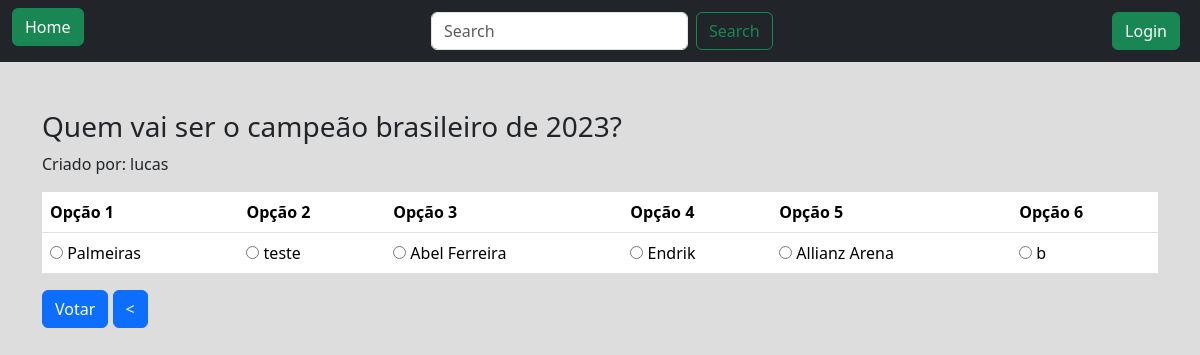
The app's page /detalhe-enquete/13/ with its own data.
### forms/models.py (models this page shows)
class Enquete(models.Model):
    pergunta = models.CharField(max_length=255)
    opcao1 = models.CharField(max_length=255)
    opcao2 = models.CharField(max_length=255)
    opcao3 = models.CharField(max_length=255)
    opcao4 = models.CharField(max_length=255)
    opcao5 = models.CharField(max_length=255)
    opcao6 = models.CharField(max_length=255)
    opcao1_resultado = models.IntegerField(default=0)
    opcao2_resultado = models.IntegerField(default=0)
    opcao3_resultado = models.IntegerField(default=0)
    opcao4_resultado = models.IntegerField(default=0)
    opcao5_resultado = models.IntegerField(default=0)
    opcao6_resultado = models.IntegerField(default=0)
    criador = models.ForeignKey(User, blank=False, on_delete=models.CASCADE)
    finalizado = models.BooleanField(default=True)

### forms/views.py (the view)
# urls.py: path('detalhe-enquete/<int:id>/', views.detalhe, name='detalhe-enquete'),
def detalhe(request, id):
    enquete = Enquete.objects.get(id=id)
    return render(request, "pages/detalhe_enquete.html", {"enquete": enquete})

### forms/templates/pages/detalhe_enquete.html (shortened to what this page needs)
<!DOCTYPE html>
<html lang="en">
  <head>
    <link
      rel="stylesheet"
      href="https://cdn.jsdelivr.net/npm/bootstrap@5.3.2/dist/css/bootstrap.min.css"
    />
  </head>
  <body style="background-color: #ddd">
    <nav class="navbar navbar-expand-lg bg-dark">
      <div class="container-fluid">
        <div class="d-flex">
          <h5>
            <a class="btn btn-success me-2" href="{% url 'home' %}">Home</a>
          </h5>
        </div>
        <form class="d-flex" role="search" action="{% url 'buscar-enquete' %}">
          <input
            class="form-control me-2"
            type="search"
            placeholder="Search"
            aria-label="Search"
            name="q"
          />
          <button class="btn btn-outline-success" type="submit">Search</button>
        </form>
        <div class="d-flex">
          {% if request.user.is_authenticated %}
          <a class="btn btn-danger me-2" href="{% url 'logout' %}">Logout</a>
          {% else %}
          <a class="btn btn-success me-2" href="{% url 'login' %}">Login</a>
          {% endif %}
        </div>
      </div>
    </nav>
    <div class="container m-7 mt-5">
      <form method="post" action="{% url 'opcoes' enquete.id %}">
        {% if enquete.criador == request.user %}
        <table class="table">
          <h3>{{ enquete.pergunta }}</h3>
          <p>Criado por: {{ enquete.criador }}</p>
          <thead>
            <tr>
              <th scope="col">Opção 1</th>
              <th scope="col">Opção 2</th>
              <th scope="col">Opção 3</th>
              <th scope="col">Opção 4</th>
              <th scope="col">Opção 5</th>
              <th scope="col">Opção 6</th>
            </tr>
          </thead>
          <tbody>
            <tr>
              <td>
                <label>
                  {{ enquete.opcao1 }}
                  <br>
                  Votos: {{ enquete.opcao1_resultado }}
                </label>
              </td>
              <td>
                <label>
                  {{ enquete.opcao2 }}
                  <br>
                  Votos: {{ enquete.opcao2_resultado }}
                </label>
              </td>
              <td>
                <label>
                  {{ enquete.opcao3 }}
                  <br>
                  Votos: {{ enquete.opcao3_resultado }}
                </label>
              </td>
              <td>
                <label>
                  {{ enquete.opcao4 }}
                  <br>
                  Votos: {{ enquete.opcao4_resultado }}
                </label>
              </td>
              <td>
                <label>
                  {{ enquete.opcao5 }}
                  <br>
                  Votos: {{ enquete.opcao5_resultado }}
                </label>
              </td>
              <td>
                <label>
                  {{ enquete.opcao6 }}
                  <br>
                  Votos: {{ enquete.opcao6_resultado }}
                </label>
              </td>
            </tr>
          </tbody>
        </table>
        {% else %}
          <table class="table">
            <h3>{{ enquete.pergunta }}</h3>
            <p>Criado por: {{ enquete.criador }}</p>
            <thead>
              <tr>
                <th scope="col">Opção 1</th>
                <th scope="col">Opção 2</th>
                <th scope="col">Opção 3</th>
                <th scope="col">Opção 4</th>
                <th scope="col">Opção 5</th>
                <th scope="col">Opção 6</th>
              </tr>
            </thead>
            <tbody>
              <tr>
                <td>
                  <label>
                    <input type="radio" name="opcao" value="{{ enquete.opcao1 }}"/>
                    {{ enquete.opcao1 }}
                  </label>
                </td>
                <td>
                  <label>
                    <input type="radio" name="opcao" value="{{ enquete.opcao2 }}"/>
                    {{ enquete.opcao2 }}
                  </label>
                </td>
                <td>
                  <label>
                    <input type="radio" name="opcao" value="{{ enquete.opcao3 }}"/>
                    {{ enquete.opcao3 }}
                  </label>
                </td>
                <td>
                  <label>
                    <input type="radio" name="opcao" value="{{ enquete.opcao4 }}"/>
                    {{ enquete.opcao4 }}
                  </label>
                </td>
                <td>
                  <label>
                    <input type="radio" name="opcao" value="{{ enquete.opcao5 }}"/>
                    {{ enquete.opcao5 }}
                  </label>
                </td>
                <td>
                  <label>
                    <input type="radio" name="opcao" value="{{ enquete.opcao5 }}"/>
                    {{ enquete.opcao6 }}
                  </label>
                </td>
              </tr>
            </tbody>
          </table>
        {% endif %}
        {% if enquete.criador == request.user %}
        <a
          class="btn btn-danger"
          href="{% url 'finalizar-enquete' enquete.id %}"
          role="button"
          >Finalizar Enquete</a
        >
        {% else %}
        <button type="submit" class="btn btn-primary">Votar</button>
        {% endif %}
        <button
          type="button"
          class="btn btn-primary"
          onclick="history.back(), preventDefault()"
        >
          <
        </button>
      </form>
    </div>
  </body>
</html>

### records on screen
Enquete: pergunta "Quem vai ser o campeão brasileiro de 2023?", criador "lucas", opcao1 "Palmeiras", opcao2 "teste", opcao3 "Abel Ferreira", opcao4 "Endrik", opcao5 "Allianz Arena", opcao6 "b"
